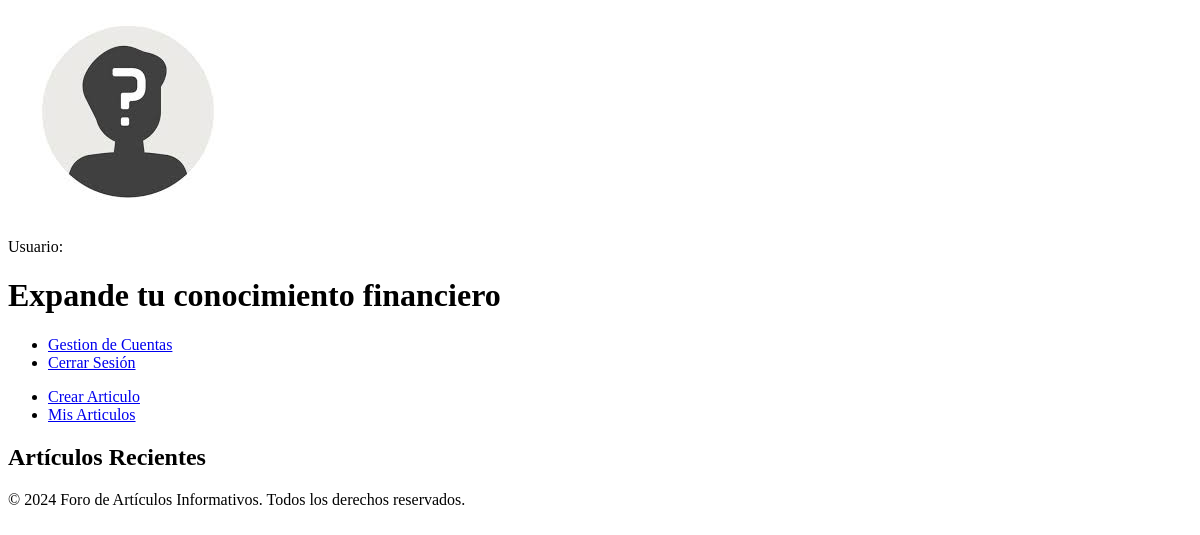
Before: /articulos with the older database file.
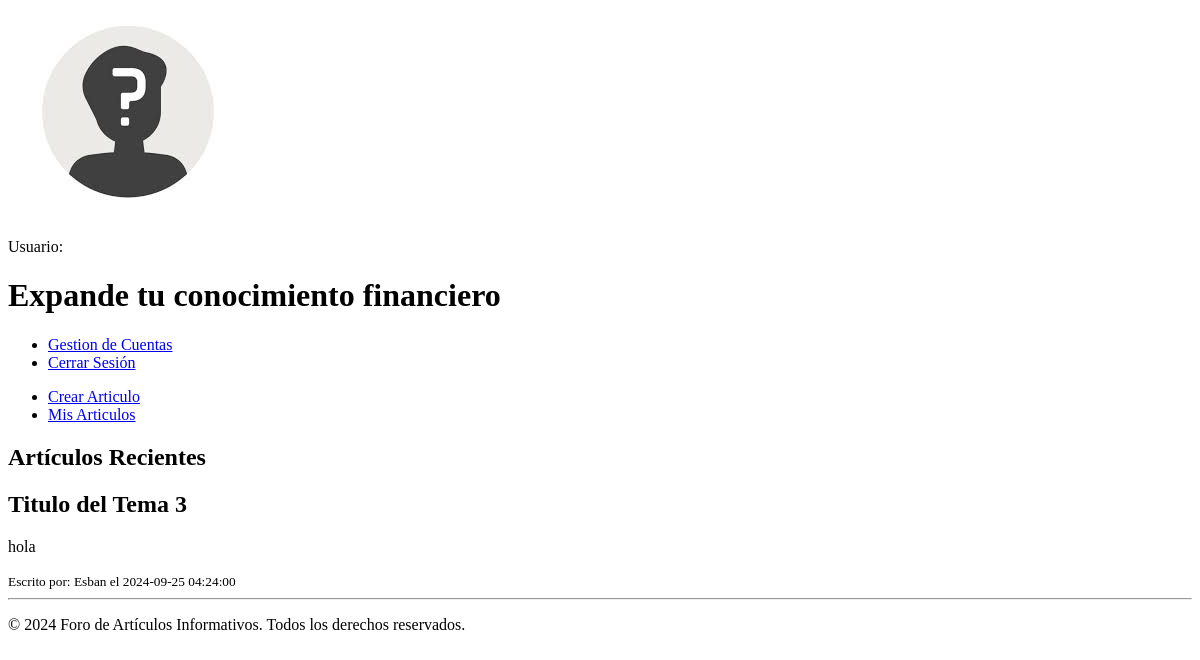
After: the same page with the newer database file.
### tables this page shows
CREATE TABLE Articulos (
        ID_articulo INTEGER PRIMARY KEY AUTOINCREMENT,
        titulo TEXT NOT NULL,
        contenido TEXT NOT NULL,
        autor TEXT NOT NULL,
        fecha_creacion DATETIME DEFAULT CURRENT_TIMESTAMP);

### Union Completa/app.py (the view)
@app.route('/articulos')
def ver_articulos():
    conn = conectar_bd()
    cursor = conn.cursor()
    cursor.execute('SELECT * FROM Articulos ORDER BY fecha_creacion DESC')
    articulos = cursor.fetchall()
    conn.close()
    return render_template('ver_articulos.html', articulos=articulos)

### Union Completa/app.py (called while the page is built)
def conectar_bd():
    return sqlite3.connect('BD/GestorPresupuestos.db')

### Union Completa/templates/ver_articulos.html (shortened to what this page needs)
<!DOCTYPE html>
<html lang="es">
<head>
    <link rel="stylesheet" href="{{ url_for('static', filename='style.css') }}">
</head>
<body>
    <header>
        <div class="perfil">
            <img src="\static/img/user.jpg" alt="Perfil">
            <p>Usuario: {{ session['user'] }}</p>
        </div>
        <h1>Expande tu conocimiento financiero</h1>
        <nav class="inicio">
            <ul>
                <li><a href="{{ url_for('index') }}">Gestion de Cuentas</a></li>
                <li><a href="{{ url_for('logout') }}">Cerrar Sesión</a></li>
            </ul>
        </nav>
    </header>
    <nav class="nav-foro">
        <ul>
            <li><a href="{{ url_for('crear_articulo') }}">Crear Articulo</a></li>
            <li><a href="#">Mis Articulos</a></li>
        </ul>
    </nav>
    <main class="main-articulo">
        <section id="articulos">
            <h2>Artículos Recientes</h2>
                {% for articulo in articulos %}
                <article>
                    <h2>{{ articulo[1] }}</h2>
                    <p>{{ articulo[2] }}</p>
                    <small>Escrito por: {{ articulo[3] }} el {{ articulo[4] }}</small>
                </article>
                <hr>
                {% endfor %}
        </section>
    </main>
    <footer>
        <p>&copy; 2024 Foro de Artículos Informativos. Todos los derechos reservados.</p>
    </footer>
</body>
</html>

Changed rows visible on the page:
added Articulos: titulo "Titulo del Tema 3", contenido "hola", autor "Esban", fecha_creacion "2024-09-25 04:24:00"
